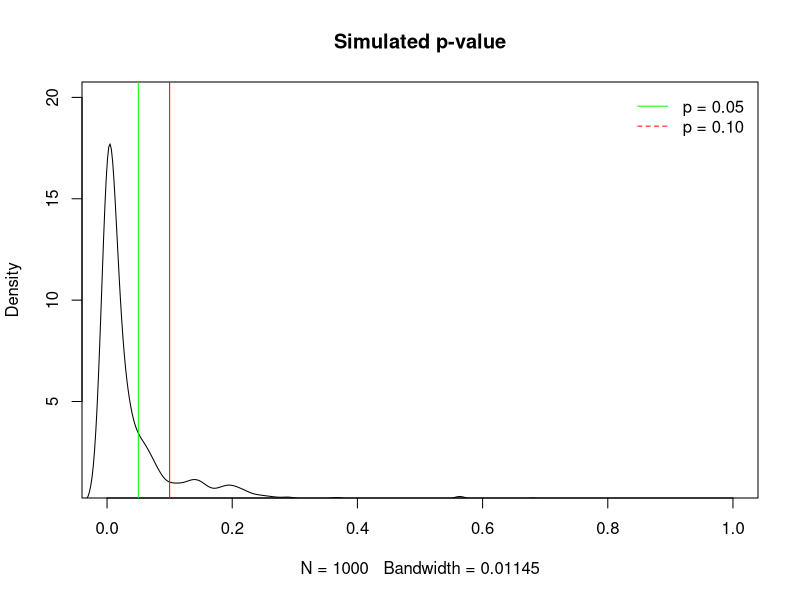
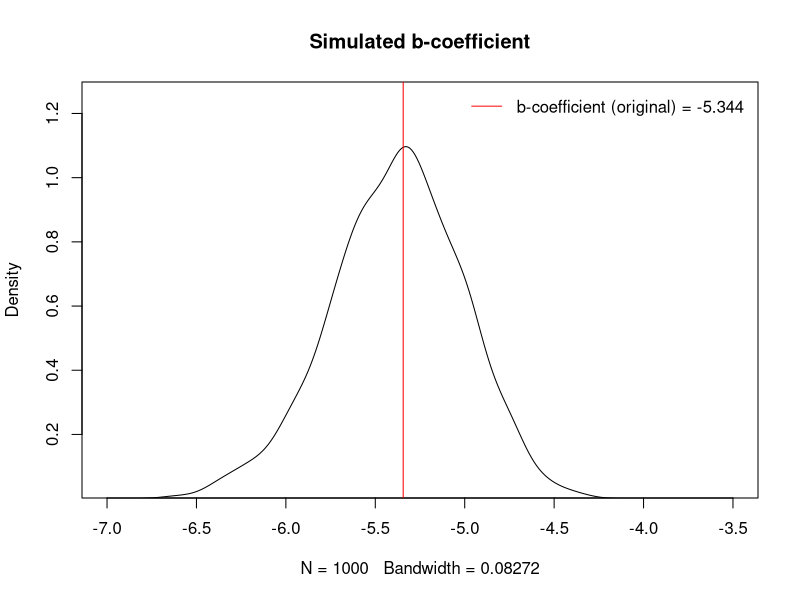
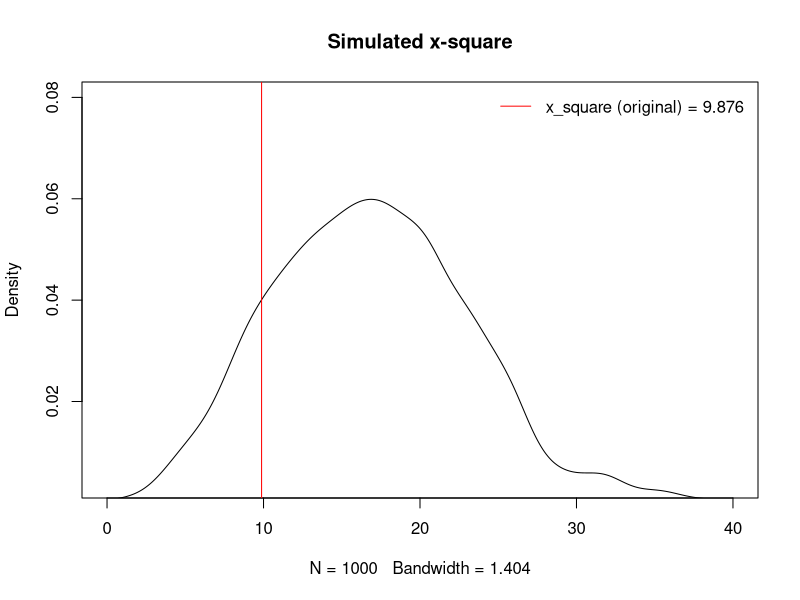

Write the R code that produced these figures, in order.
#####################################################################
###              P - V A L U E   F O R   T - T E S T             ####
#####################################################################

# t-Test
t.test(ToothGrowth$len~ToothGrowth$supp)

# Bootstrapping
set.seed(1701)
R <- 1000
p <- vector(length=R)
for(i in 1:R){
  boot.data <- ToothGrowth[sample(1:nrow(ToothGrowth), size = 100, replace=T), ] 
  boot.result  <- t.test(boot.data$len~boot.data$supp)
  p[i] <- boot.result$p.value
}
summary(p)

# 95% CI of p-values
p_sd <- sd(p)
p_mean <- mean(p)
margin <- qt(0.975,df=1000-1)*p_sd/sqrt(1000)
lower <- p_mean - margin # lower boundary
lower
upper <- p_mean + margin # upper boundary
upper

# Density of p-values
plot(density(p), main="Simulated p-value", ylim=c(1,20), xlim=c(0,1))
abline(0,0,0,0.05, col="green")
abline(0,0,0,0.1, col="red")
legend("topright", inset=.01, legend=c("p = 0.05", "p = 0.10"),
       col=c("green", "red"), box.lty=0, lty=1:2, cex=1.0)

#####################################################################
####   B - C O E F F I C I E N T   F O R   R E G R E S S I O N   ####
#####################################################################

# Lineare Regression
lm(mtcars$mpg~mtcars$wt)

# Bootstrapping
set.seed(1701)
R <- 1000
b <- vector(length=R)
for(i in 1:R){
  boot.data <- mtcars[sample(1:nrow(mtcars), size = 100, replace=T), ] 
  boot.result  <- summary(lm(boot.data$mpg~boot.data$wt))
  b[i] <- boot.result$coefficients[2,1]
}
summary(b)

# 95% CI of b-coeffiecient
b_sd <- sd(b)
b_mean <- mean(b)
margin <- qt(0.975,df=1000-1)*b_sd/sqrt(1000)
lower <- b_mean - margin # lower boundary
lower
upper <- b_mean + margin # upper boundary
upper

# Density of b-coefficient
plot(density(b), main="Simulated b-coefficient", ylim=c(0.05,1.25), xlim=c(-7,-3.5))
abline(0,0,0,-5.344, col="red")
legend("topright", inset=.01, legend=c("b-coefficient (original) = -5.344"),
       col=c("red"), box.lty=0, lty=1:2, cex=1.0)

#####################################################################
#### C H I - S Q U A R E   F O R   C H I - S Q U A R E - T E S T ####
#####################################################################

# Chi-Quadrat-Test
mean(mtcars$mpg)
mtcars$binary_mpg <- ifelse(mtcars$mpg<=20,1,0) # run before bootstrapping (!)
chisq.test(mtcars$binary_mpg,mtcars$vs)

# Bootstrapping
set.seed(1701)
R <- 1000
x_square <- vector(length=R)
for(i in 1:R){
  boot.data <- mtcars[sample(1:nrow(mtcars), size = 50, replace=T), ] 
  boot.result  <- chisq.test(boot.data$binary_mpg,boot.data$vs)
  x_square[i] <- boot.result$statistic
}
summary(x_square)

# 95% CI of x_square
x_square_sd <- sd(x_square)
x_square_mean <- mean(x_square)
margin <- qt(0.975,df=1000-1)*x_square_sd/sqrt(1000)
lower <- x_square_mean - margin # lower boundary
lower
upper <- x_square_mean + margin # upper boundary
upper

# Density of x_square
plot(density(x_square), main="Simulated x-square", ylim=c(0.004,0.08), xlim=c(0,40))
abline(0,0,0,9.876, col="red")
legend("topright", inset=.01, legend=c("x_square (original) = 9.876"),
       col=c("red"), box.lty=0, lty=1:2, cex=1.0)
